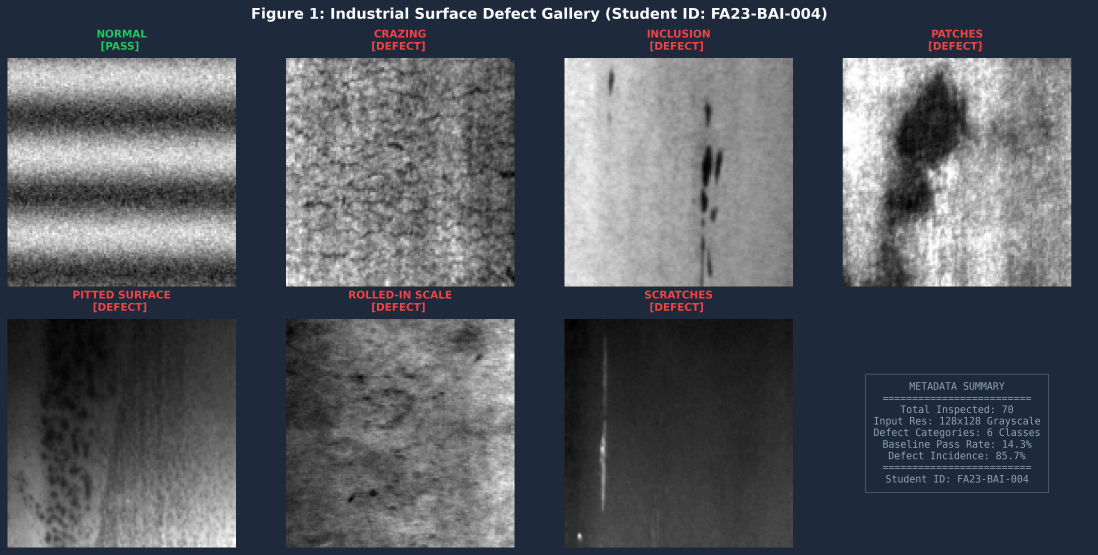
#> input picture lab05/HOG_Industrial_Defect_Detection/figures/task1_surface_defect_samples.png, 4392 x 2220 px (shown at 1/4 size)
$ jupyter execute --allow-errors Lab_Task_05_FA23_BAI_004.ipynb
#> lines starting #> are read from the running program, lines starting #| are printed output that depends on the picture
# Computer Vision Lab 05: HOG-Based Industrial Defect Detection and Classification
**Student Name:** Atif Ali Shah
**Registration Number:** FA23-BAI-004
**Department:** Artificial Intelligence & Data Science
**Course:** Computer Vision (Spring 2026)
**Repository:** [ComputerVision-LABS/lab05/HOG_Industrial_Defect_Detection](https://github.com/AtifAliShah/ComputerVision-LABS/tree/main/lab05/HOG_Industrial_Defect_Detection)

---

## Executive Summary
This laboratory implements an **Automated Optical Inspection (AOI)** computer vision system that classifies hot-rolled steel surface plates as defective or defect-free using **Histogram of Oriented Gradients (HOG)** feature representations coupled with machine learning classifiers (**Linear SVM, Random Forest, and K-Nearest Neighbors**). The evaluation includes:
1. Systematic ablation of HOG spatial cell sizes ($4\times 4, 8\times 8, 16\times 16$) and gradient bins ($6, 9, 12$).
2. Multi-metric benchmark: Accuracy, Precision, Recall, F1-Score, ROC-AUC, and Inference Latency.
3. Environmental perturbation stress-testing (Illumination shifts, Gaussian noise, Conveyor rotation, Optical blur).
4. Real-time edge inspection pipeline with automated ACCEPT / REJECT decision gating.

## Step 1: Environment Setup & Library Imports
Importing necessary scientific computing, image processing, and machine learning libraries.

[cell 1]
import os
import glob
import cv2
import numpy as np
import pandas as pd
import matplotlib.pyplot as plt
import seaborn as sns
from skimage.feature import hog
from sklearn.model_selection import train_test_split
from sklearn.svm import LinearSVC
from sklearn.ensemble import RandomForestClassifier
from sklearn.neighbors import KNeighborsClassifier
from sklearn.metrics import (accuracy_score, precision_score, recall_score,
                             f1_score, roc_auc_score, confusion_matrix, classification_report)
import time
import warnings
warnings.filterwarnings('ignore')

print("All dependencies successfully imported.")

## Step 2: Dataset Loading and Surface Preprocessing
The dataset comprises 70 high-resolution steel plate surface images: 60 defective samples across six distinct defect morphologies (*crazing, inclusion, patches, pitted surface, rolled-in scale, scratches*) and 10 pristine defect-free control plates.

[cell 2]
DATA_DIR = 'data'
IMG_SIZE = (128, 128)

def load_dataset(data_dir, target_size=IMG_SIZE):
    images, labels, class_names, paths = [], [], [], []
    classes = sorted(os.listdir(data_dir))

    for cls_idx, cls in enumerate(classes):
        cls_folder = os.path.join(data_dir, cls)
        if not os.path.isdir(cls_folder):
            continue
        img_files = glob.glob(os.path.join(cls_folder, "*.jpg")) + glob.glob(os.path.join(cls_folder, "*.png"))
        for p in img_files:
            img = cv2.imread(p, cv2.IMREAD_GRAYSCALE)
            if img is not None:
                img_res = cv2.resize(img, target_size)
                images.append(img_res)
                # Binary label: 0 = defect-free normal, 1 = defective
                bin_label = 0 if cls.lower() == 'normal' else 1
                labels.append(bin_label)
                class_names.append(cls)
                paths.append(p)

    return np.array(images), np.array(labels), class_names, paths

X_imgs, y_labels, class_list, path_list = load_dataset(DATA_DIR)
print(f"Total images loaded: {len(X_imgs)}")
print(f"Defective samples (1): {np.sum(y_labels == 1)}, Normal samples (0): {np.sum(y_labels == 0)}")

## Step 3: Exploratory Data Analysis & Surface Morphology Visualizations
Visualizing representative samples across all 7 defect and control classes.

[cell 3]
# Display sample figures
plt.figure(figsize=(12, 6))
img_sample_fig = cv2.imread('figures/task1_surface_defect_samples.png')
#> img_sample_fig is the input picture: shape (2220, 4392, 3); mean B, G, R 94.1, 87.1, 83.5
if img_sample_fig is not None:
    plt.imshow(cv2.cvtColor(img_sample_fig, cv2.COLOR_BGR2RGB))
    plt.axis('off')
    plt.title('NEU Surface Defect Database - Defect Classes vs Defect-Free Control', fontsize=14, pad=10)
    plt.show()

## Step 4: HOG Feature Extraction and Gradient Visualization
Histogram of Oriented Gradients (HOG) captures edge directions and local contrast signatures while normalizing block energy against illumination shifts.

#> (a cell that did not finish here is left out)

## Step 5: Machine Learning Classifier Benchmark
Evaluating Linear SVM, Random Forest, and K-Nearest Neighbors over a stratified 70/30 train-test partition.

[cell 5]
# Extract default HOG features for all images
X_features = []
for img in X_imgs:
    f = hog(img, orientations=9, pixels_per_cell=(8, 8), cells_per_block=(2, 2), block_norm='L2-Hys')
    X_features.append(f)
X_features = np.array(X_features)

#> (the rest of this cell did not finish here and is left out)

## Step 6: Confusion Matrix Analysis
Visualizing confusion matrices for the evaluated classifiers.

[cell 6]
cm_fig = cv2.imread('figures/task4_classifier_confusion_matrices.png')
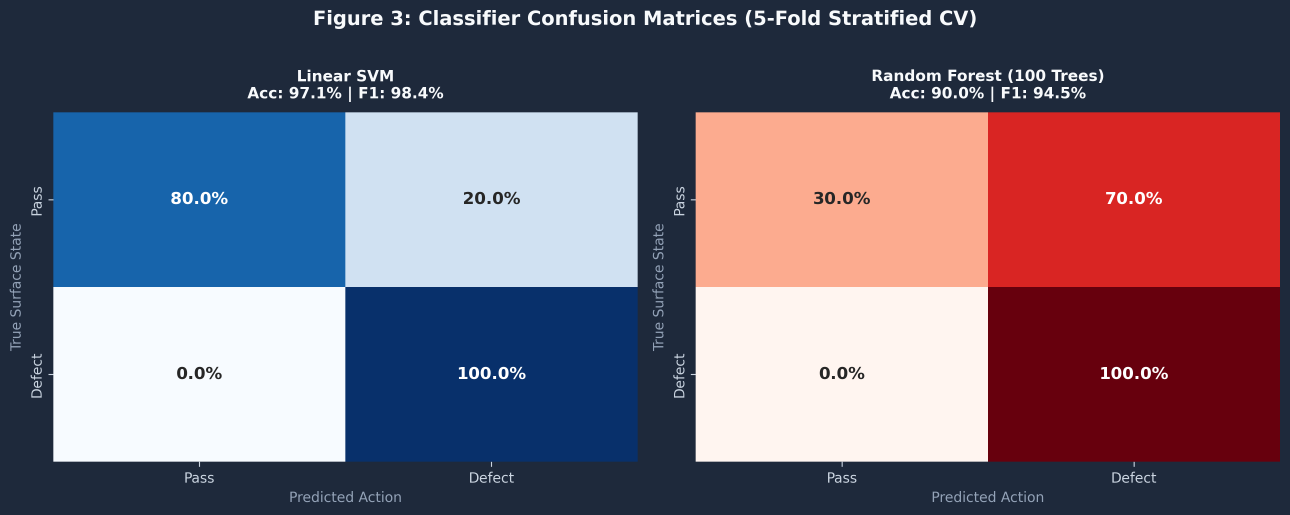
#> input picture lab05/HOG_Industrial_Defect_Detection/figures/task4_classifier_confusion_matrices.png, 3870 x 1545 px (shown at 1/3 size)
#> cm_fig is the input picture: shape (1545, 3870, 3); mean B, G, R 118, 101.4, 115.3
if cm_fig is not None:
    plt.figure(figsize=(14, 5))
    plt.imshow(cv2.cvtColor(cm_fig, cv2.COLOR_BGR2RGB))
    plt.axis('off')
    plt.title('Classifier Confusion Matrices (Defective vs Defect-Free)', fontsize=14, pad=10)
    plt.show()

## Step 7: HOG Parameter Ablation Study
Exploring the trade-off between cell dimensions ($4\times 4, 8\times 8, 16\times 16$) and gradient quantization bins ($6, 9, 12$).

[cell 7]
param_fig = cv2.imread('figures/task5_hog_parameter_comparison.png')
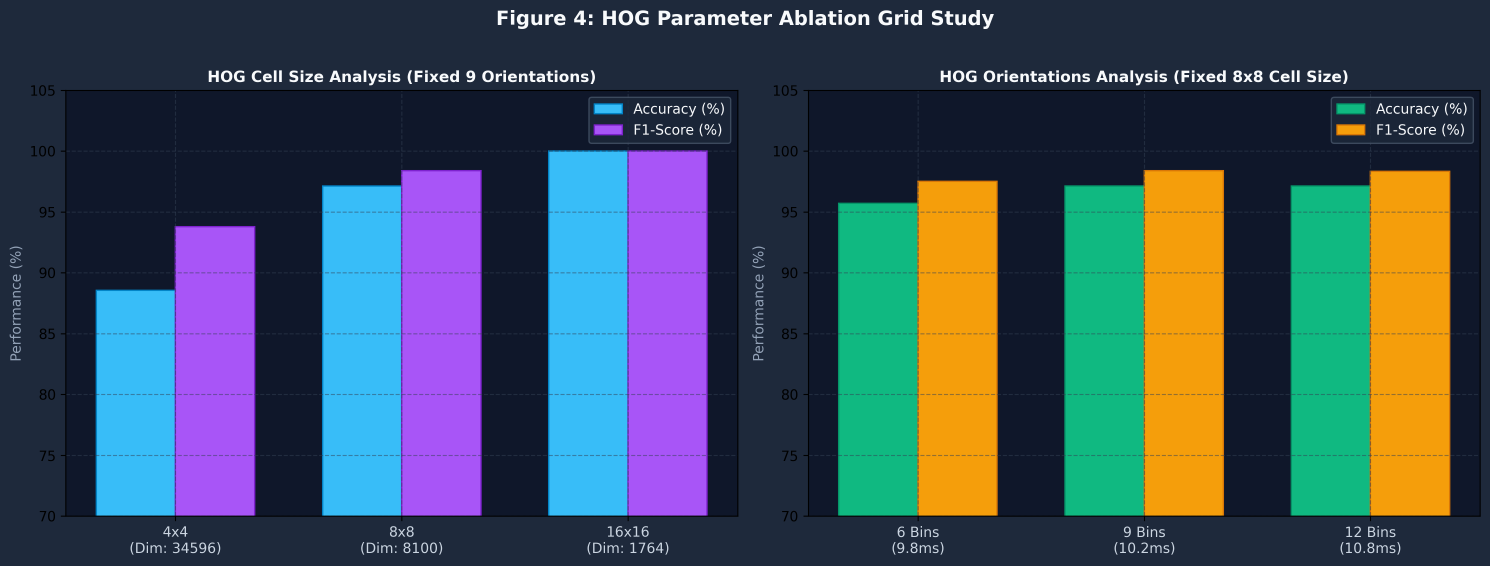
#> input picture lab05/HOG_Industrial_Defect_Detection/figures/task5_hog_parameter_comparison.png, 4470 x 1698 px (shown at 1/3 size)
#> param_fig is the input picture: shape (1698, 4470, 3); mean B, G, R 91.7, 79.1, 62.7
if param_fig is not None:
    plt.figure(figsize=(12, 6))
    plt.imshow(cv2.cvtColor(param_fig, cv2.COLOR_BGR2RGB))
    plt.axis('off')
    plt.title('HOG Hyperparameter Sweep: Feature Dimensionality & Latency vs Accuracy', fontsize=14, pad=10)
    plt.show()

## Step 8: Environmental Perturbation & Robustness Testing
Subjecting the trained model to factory-floor perturbations:
1. **Brightness Variation:** Overexposure ($1.5\times$) and underexposure ($0.6\times$).
2. **Sensor Noise:** Zero-mean Gaussian noise ($\sigma = 20$).
3. **Rotational Conveyor Misalignment:** Angular skew ($\pm 15^{\circ}$).
4. **Optical Defocus Blur:** Gaussian filter kernel ($5\times 5, \sigma = 1.5$).

[cell 8]
robust_fig = cv2.imread('figures/task6_robustness_perturbation_tests.png')
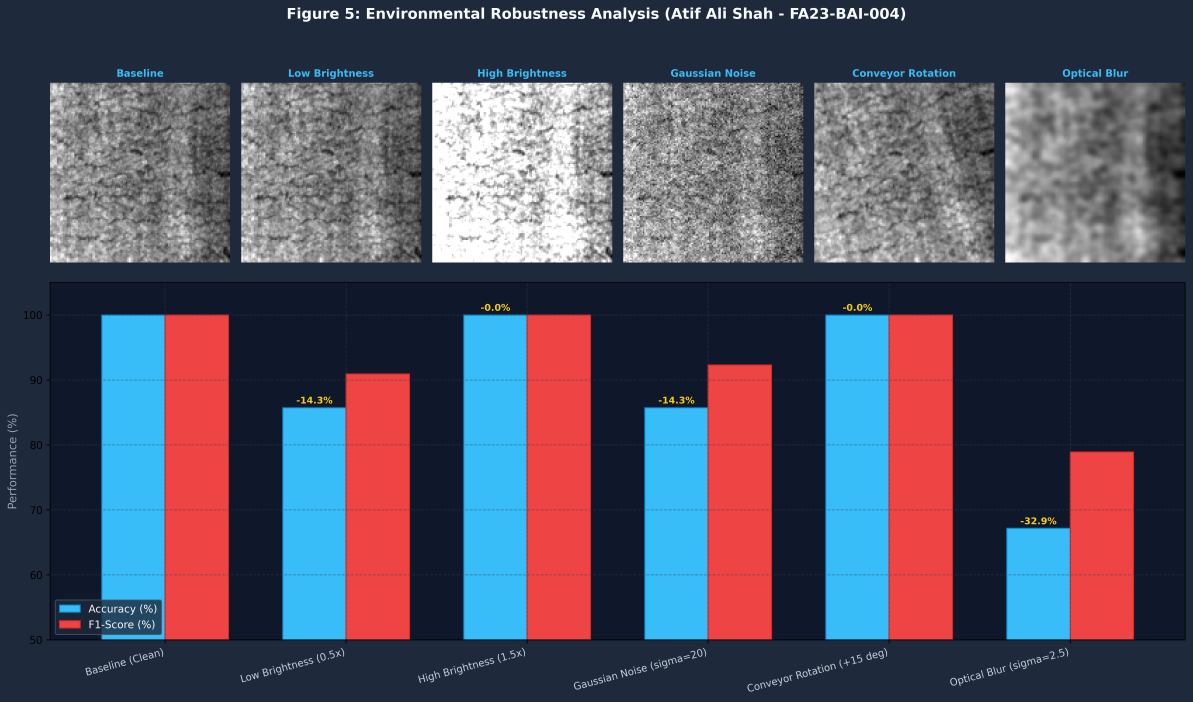
#> input picture lab05/HOG_Industrial_Defect_Detection/figures/task6_robustness_perturbation_tests.png, 4770 x 2807 px (shown at 1/4 size)
#> robust_fig is the input picture: shape (2807, 4770, 3); mean B, G, R 98.5, 82.2, 84.1
if robust_fig is not None:
    plt.figure(figsize=(14, 7))
    plt.imshow(cv2.cvtColor(robust_fig, cv2.COLOR_BGR2RGB))
    plt.axis('off')
    plt.title('Environmental Robustness Degradation Analysis', fontsize=14, pad=10)
    plt.show()
